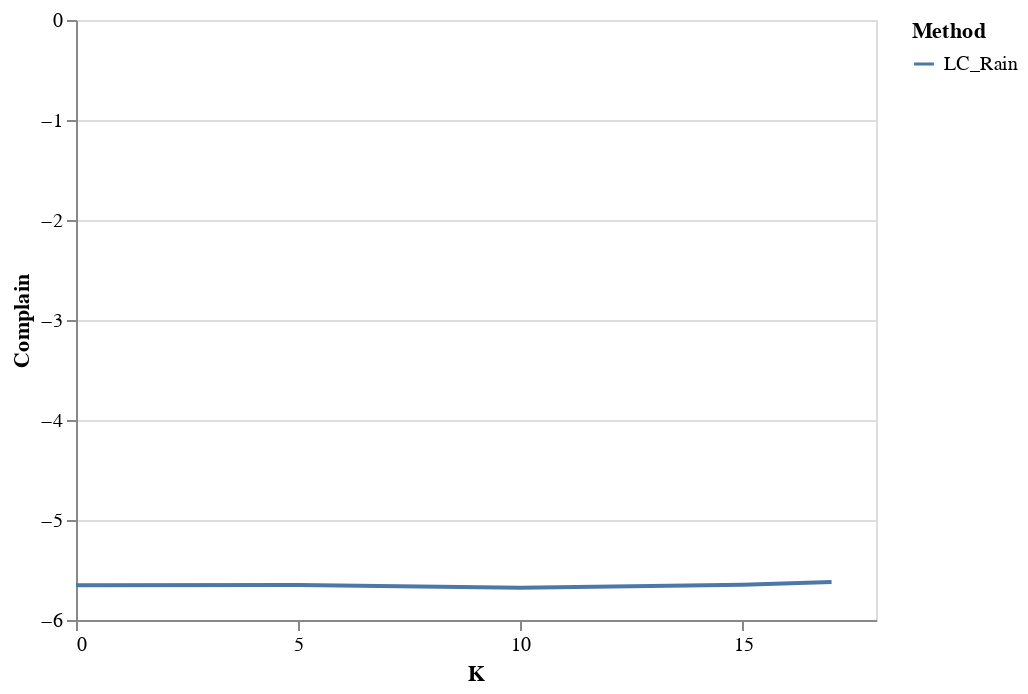

Source (notebook cell):
### Code cell
from mlsql.lc_protocol import f1 as lc_f1
from mlsql.lc_protocol import rank_fix as lc_rank_fix
from mlsql.lc_protocol import complain_value

model_a = LinearComb(1)
manager_a = ModelManagerLM(proc.x_a_train, proc.y_corr, model_a, 256)
manager_a.model.set_weights(model0_a.get_weights())
manager_a.delta = tf.Variable(manager0_a.delta.value(), name="delta")
model_b = LinearComb(1)
manager_b = ModelManagerLM(proc.x_b_train, proc.y_corr, model_b, 256)
manager_b.model.set_weights(model0_b.get_weights())
manager_b.delta = tf.Variable(manager0_b.delta.value(), name="delta")

fixer_a = AutoFixer(manager_a, corrsel, K)
fixer_b = AutoFixer(manager_b, corrsel, K)

AQs = []
weighted_f1 = []
rank_list = []
rank_time_rain = 0
model_time_enc, model_time_rain = 0, 0
query_data = proc.query_data()
AQ = proc.lc_complain(manager_a, manager_b).AQ
# AQ = complain_value(manager_a, manager_b, proc.fl_complain, query_data)
# f1 = lc_f1(manager_a, manager_b, proc.x_a_test, proc.x_b_test, proc.y_test)
f1 = lc_f1(manager_a, manager_b, proc.x_a_query, proc.x_b_query, proc.y_query)
AQs.append(float(AQ))
weighted_f1.append(f1)

step_size = 5
rain_k = int(np.ceil(K / step_size))
for k in trange(0, rain_k):
    nfix = min(step_size, K - step_size * k)
    assert nfix > 0

    start = time.time()
#     rank = lc_rank_fix(fixer_a, fixer_b, nfix, manager_a, manager_b, proc.lc_complain, query_data)
    rank = lc_rank_fix(fixer_a, fixer_b, nfix, manager_a, manager_b, proc.fl_complain, query_data)
    middle = time.time()
#     enc_time, cpu_time = lc_fit_test(manager_a, manager_b, max_iter=1000, tol=1e-6, lr=0.5, print_value=True)
    enc_time, cpu_time = lc_fit(manager_a, manager_b, max_iter=1000, tol=1e-6, lr=0.1, print_value=True)
    end = time.time()
    
    rank_list.append(rank.numpy())
    rank_time_rain += middle - start
    model_time_rain += cpu_time
    model_time_enc += enc_time

    AQ = proc.lc_complain(manager_a, manager_b).AQ
#     AQ = complain_value(manager_a, manager_b, proc.fl_complain, query_data)
#     f1 = lc_f1(manager_a, manager_b, proc.x_a_test, proc.x_b_test, proc.y_test)
    f1 = lc_f1(manager_a, manager_b, proc.x_a_query, proc.x_b_query, proc.y_query)
    AQs.append(float(AQ))
    weighted_f1.append(f1)

print("Rank_time:", rank_time_rain)
print("Retrain_cpu_time:", model_time_rain)
print("Retrain_enc_time:", model_time_enc)

df_rain = pd.DataFrame({
    "Complain": np.array(AQs) - AC,
    "F1": np.array(weighted_f1),
    "K": list(range(0, K, step_size)) + [K],
    "Method": np.repeat("LC_Rain", len(AQs)),
})
alt.Chart(pd.concat([df_rain])).mark_line().encode(
    alt.X('K:Q', axis=alt.Axis(tickCount=df_rain.shape[0], grid=False)),
    alt.Y("Complain:Q"),
    color = "Method"
)

### Figure 1 — Vega-Lite specification as saved in the notebook (floating-point values rounded to 4 significant figures)
{"config": {"view": {"continuousWidth": 400, "continuousHeight": 300}}, "data": {"name": "data-6d46510bf3bc117353e109407e8316d0"}, "mark": "line", "encoding": {"color": {"type": "nominal", "field": "Method"}, "x": {"type": "quantitative", "axis": {"grid": false, "tickCount": 5}, "field": "K"}, "y": {"type": "quantitative", "field": "Complain"}}, "$schema": "https://vega.github.io/schema/vega-lite/v4.8.1.json", "datasets": {"data-6d46510bf3bc117353e109407e8316d0": [{"Complain": -5.652, "F1": 0.6901, "K": 0, "Method": "LC_Rain"}, {"Complain": -5.651, "F1": 0.6901, "K": 5, "Method": "LC_Rain"}, {"Complain": -5.678, "F1": 0.6901, "K": 10, "Method": "LC_Rain"}, {"Complain": -5.647, "F1": 0.6901, "K": 15, "Method": "LC_Rain"}, {"Complain": -5.62, "F1": 0.6901, "K": 17, "Method": "LC_Rain"}]}}
